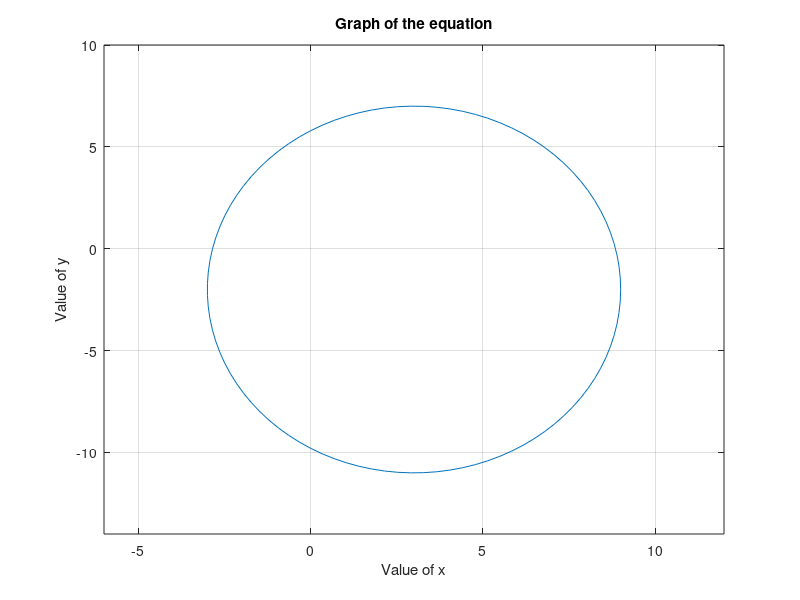

Reproduce this figure in MATLAB.
clear all;
close all;
clc;

t = linspace(0,2*pi,100);
x = 3 + 6*cos(t);
y = -2 + 9*sin(t);

figure('Name','Equation figure parctice');

plot(x,y);
title('Graph of the equation');
xlabel('Value of x');
ylabel('Value of y');
axis([-6 12 -14 10]);
grid;
savefig('Exercise_10_Figure_01.fig');